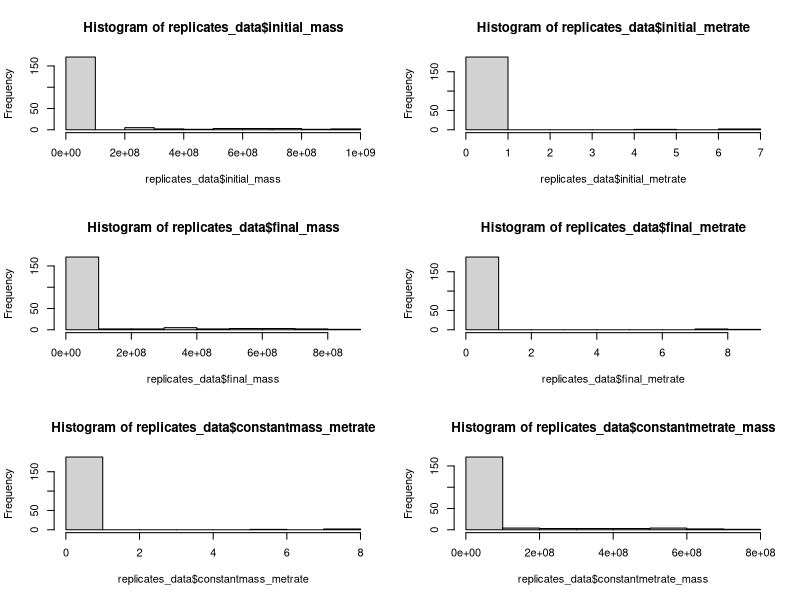
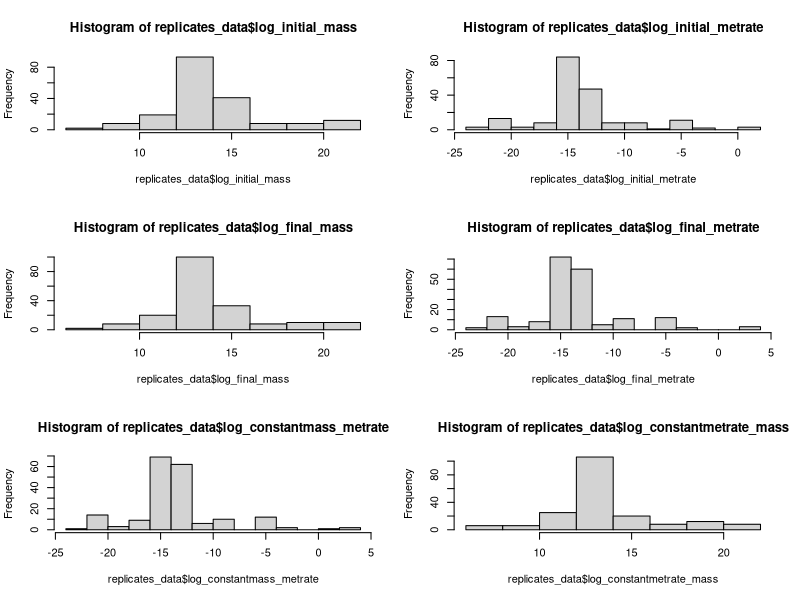
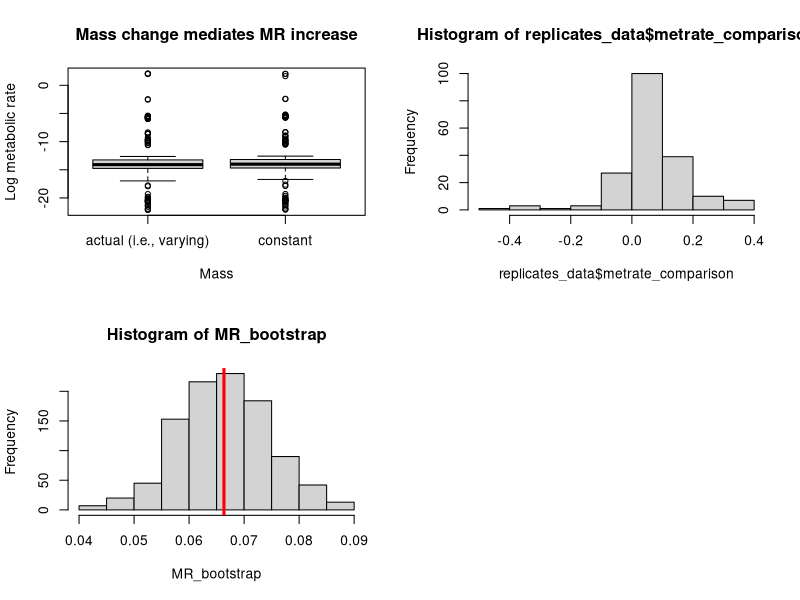
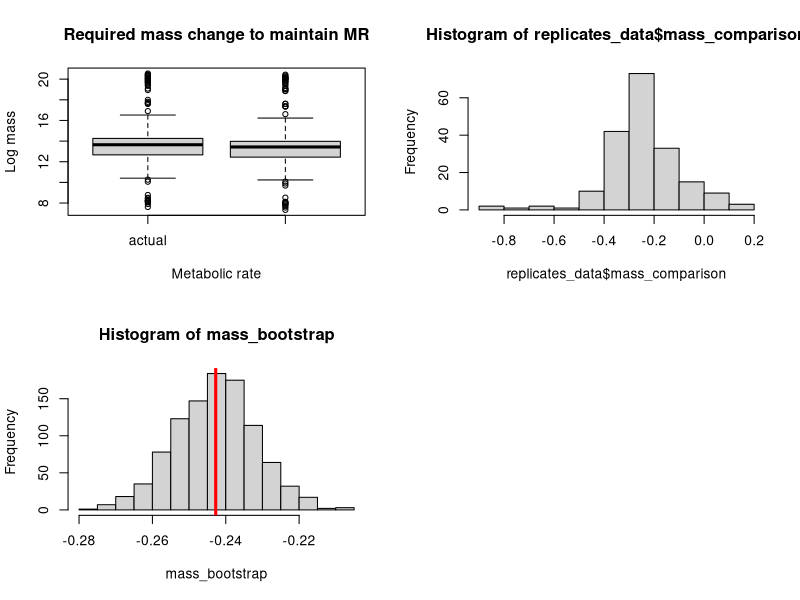
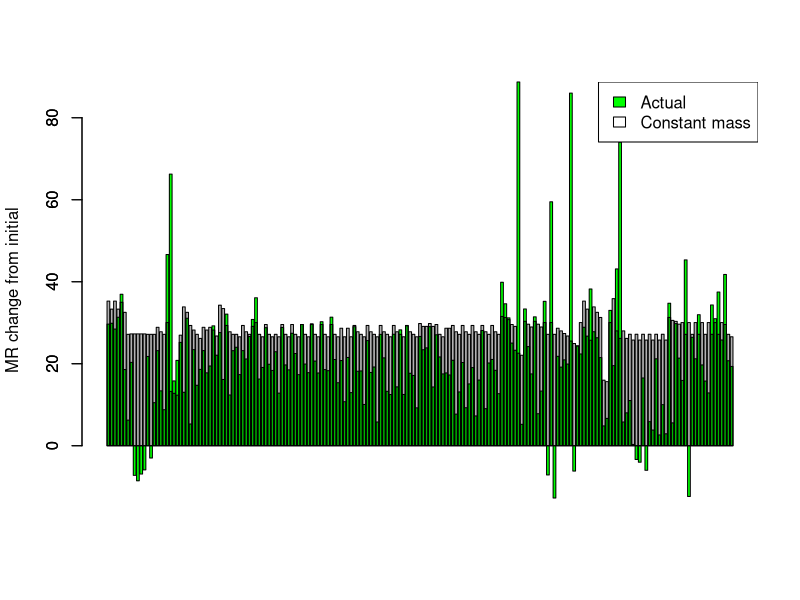
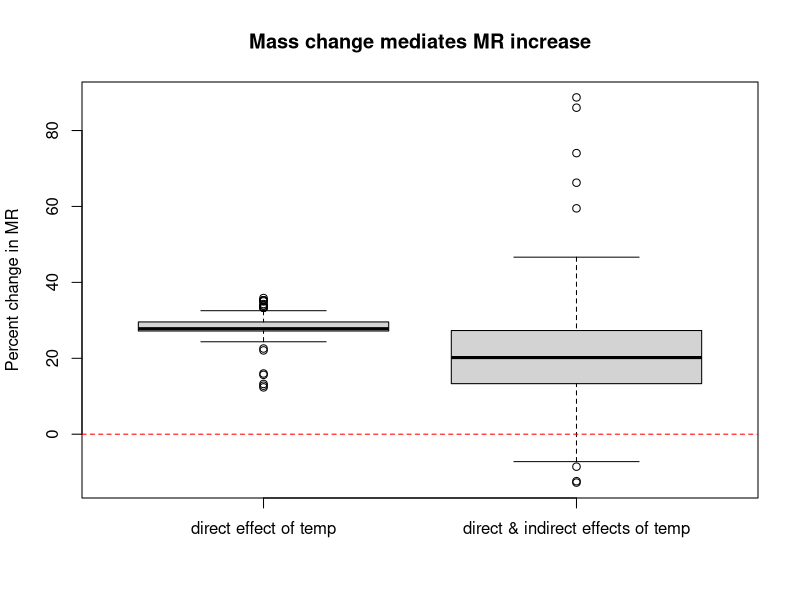
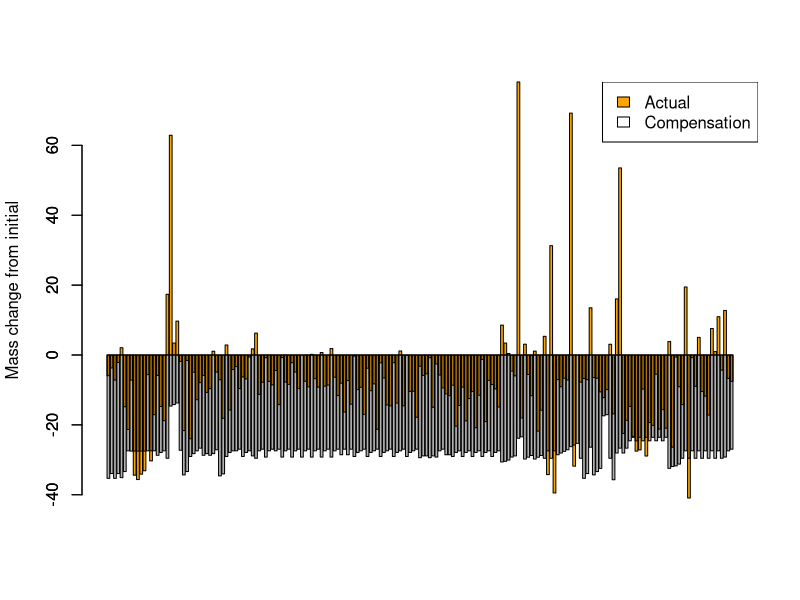
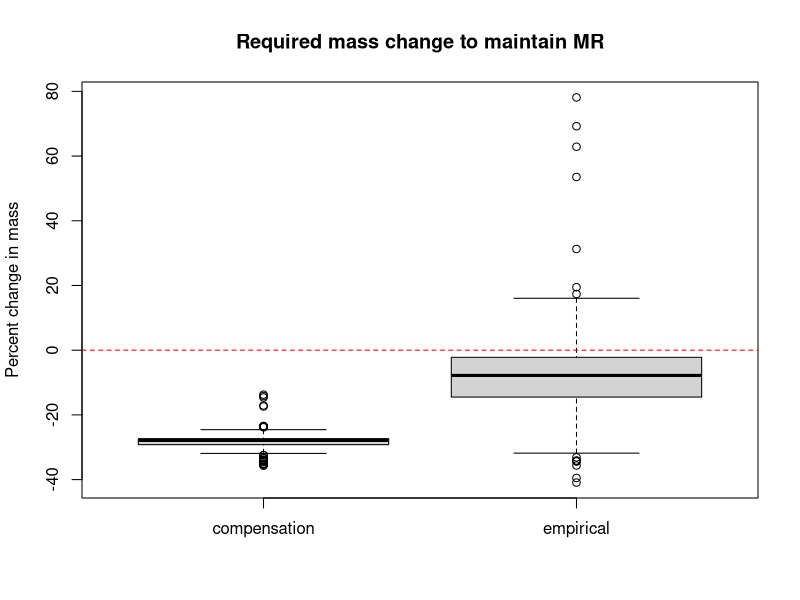

The R script that drew these images, in order: (Note: this script raises an error after producing the figures.)
# Read in clean data
replicates_data = read.csv("clean_data_MTEecto.csv")

#--------------------NORMALITY OF MASS & MR VALUES-------------------------

# Look at distributions of all mass and metabolic rate values
par(mfrow = c(3, 2))
hist(replicates_data$initial_mass)
hist(replicates_data$initial_metrate)
hist(replicates_data$final_mass)
hist(replicates_data$final_metrate)
hist(replicates_data$constantmass_metrate)
hist(replicates_data$constantmetrate_mass)

# Generate list of normality test p-values for all mass and MR values
IM_norm = shapiro.test(replicates_data$initial_mass)
IMR_norm = shapiro.test(replicates_data$initial_metrate)
FM_norm = shapiro.test(replicates_data$final_mass)
FMR_norm = shapiro.test(replicates_data$final_metrate)
CMR_norm = shapiro.test(replicates_data$constantmass_metrate)
CM_norm = shapiro.test(replicates_data$constantmetrate_mass)

non_trans = c(IM_norm$p.value, IMR_norm$p.value, FM_norm$p.value, FMR_norm$p.value, CMR_norm$p.value, CM_norm$p.value)

#-----------------NORMALITY OF TRANSFORMED MASS & MR VALUES--------------------

# Log transform all metabolic rate & mass values
replicates_data$log_initial_mass = log(replicates_data$initial_mass)
replicates_data$log_initial_metrate = log(replicates_data$initial_metrate)
replicates_data$log_final_mass = log(replicates_data$final_mass)
replicates_data$log_final_metrate = log(replicates_data$final_metrate)
replicates_data$log_constantmass_metrate = log(replicates_data$constantmass_metrate)
replicates_data$log_constantmetrate_mass = log(replicates_data$constantmetrate_mass)

# Histograms of transformed values
par(mfrow = c(3, 2))
hist(replicates_data$log_initial_mass)
hist(replicates_data$log_initial_metrate)
hist(replicates_data$log_final_mass)
hist(replicates_data$log_final_metrate)
hist(replicates_data$log_constantmass_metrate)
hist(replicates_data$log_constantmetrate_mass)

# Add log transformed values to normality test p-values list
LIM_norm = shapiro.test(replicates_data$log_initial_mass)
LIMR_norm = shapiro.test(replicates_data$log_initial_metrate)
LFM_norm = shapiro.test(replicates_data$log_final_mass)
LFMR_norm = shapiro.test(replicates_data$log_final_metrate)
LCMR_norm = shapiro.test(replicates_data$log_constantmass_metrate)
LCM_norm = shapiro.test(replicates_data$log_constantmetrate_mass)

trans = c(LIM_norm$p.value, LIM_norm$p.value, LFM_norm$p.value, LFMR_norm$p.value, LCMR_norm$p.value, LCM_norm$p.value)
norm_pvalues = data.frame(non_trans, trans)

#------------------DIFFERENCES IN TRANSFORMED FINAL & CONSTANT VALUES--------------

par(mfrow = c(2, 2))
# Comparison of final and constant mass transformed metabolic rates
# Positive values mean MR is greater when mass does not vary
# Bootstrap gets distribution of average log difference to check that value
t.test(replicates_data$log_final_metrate, replicates_data$log_constantmass_metrate, paired = TRUE)
boxplot(replicates_data$log_final_metrate, replicates_data$log_constantmass_metrate, main = "Mass change mediates MR increase", xlab = "Mass", ylab = "Log metabolic rate", names = c("actual (i.e., varying)", "constant"))
replicates_data$metrate_comparison = replicates_data$log_constantmass_metrate - replicates_data$log_final_metrate
mean(replicates_data$metrate_comparison)
hist(replicates_data$metrate_comparison)
MR_bootstrap = replicate(1000, {
  boot_rows = sample.int(nrow(replicates_data), replace = TRUE)
  boot_dataset = replicates_data[boot_rows, ]
  mean(log(boot_dataset$constantmass_metrate) - log(boot_dataset$final_metrate))
}
)
hist(MR_bootstrap)
abline(v = mean(replicates_data$metrate_comparison), lwd = 3, col = "red")

par(mfrow = c(2, 2))
# Comparison of final and constant MR transformed masses
# Negative values mean mass would have to be much smaller for MR to be maintained
# Bootstrap gets distribution of average log difference to check that value
t.test(replicates_data$log_final_mass, replicates_data$log_constantmetrate_mass, paired = TRUE)
boxplot(replicates_data$log_final_mass, replicates_data$log_constantmetrate_mass, main = "Required mass change to maintain MR", xlab = "Metabolic rate", ylab = "Log mass", names = c("actual", "constant (i.e., compensation mass)"))
replicates_data$mass_comparison = replicates_data$log_constantmetrate_mass - replicates_data$log_final_mass
mean(replicates_data$mass_comparison)
hist(replicates_data$mass_comparison)
mass_bootstrap = replicate(1000, {
  boot_rows = sample.int(nrow(replicates_data), replace = TRUE)
  boot_dataset = replicates_data[boot_rows, ]
  mean(log(boot_dataset$constantmetrate_mass) - log(boot_dataset$final_mass))
  }
)
hist(mass_bootstrap)
abline(v = mean(replicates_data$mass_comparison), lwd = 3, col = "red")

#-----------PERCENT DIFFERENCES OF MASS & MR VALUES TO INCLUDE INITIAL----------

# Percent differences for metabolic rates
# 1: initial to final (empirical), expect increase
# 2: initial to constant mass (theoretical), expect increase
# 3: final to constant mass, expect increase
replicates_data$PD_1 = ((replicates_data$final_metrate / replicates_data$initial_metrate) - 1) * 100
replicates_data$PD_2 = ((replicates_data$constantmass_metrate / replicates_data$initial_metrate) - 1) * 100
replicates_data$PD_3 = ((replicates_data$constantmass_metrate / replicates_data$final_metrate) - 1) * 100

# Percent differences for masses
# 4: initial to final (empirical), expect decrease
# 5: initial to constant metabolic rate (theoretical), expect decrease
# 6: final to constant metabolic rate, expect decrease
replicates_data$PD_4 = ((replicates_data$final_mass / replicates_data$initial_mass) - 1) * 100
replicates_data$PD_5 = ((replicates_data$constantmetrate_mass / replicates_data$initial_mass) - 1) * 100
replicates_data$PD_6 = ((replicates_data$constantmetrate_mass / replicates_data$final_mass) - 1) * 100

# Metabolic rate PD comparison for each observationn
par(mfrow = c(1, 1))
barplot(replicates_data$PD_1, col = "green", ylab = "MR change from initial")
barplot(replicates_data$PD_2, col = rgb(0, 0, 0, alpha = 0.3), add = TRUE)
legend("topright", c("Actual", "Constant mass"), fill = c("green", "white"))

# Metabolic rate PD comparison for actual and constant mass conditions
boxplot(replicates_data$PD_2, replicates_data$PD_1, main = "Mass change mediates MR increase", ylab = "Percent change in MR", names = c("direct effect of temp", "direct & indirect effects of temp"))
abline(h = 0, col = "red", lty = 2)

# Mass PD comparison for each observationn
barplot(replicates_data$PD_4, col = "orange", ylab = "Mass change from initial")
barplot(replicates_data$PD_5, col = rgb(0, 0, 0, alpha = 0.3), add = TRUE)
legend("topright", c("Actual", "Compensation"), fill = c("orange", "white"))

# Mass PD comparison for actual and constant metabolic rate conditions
boxplot(replicates_data$PD_5, replicates_data$PD_4, main = "Required mass change to maintain MR", ylab = "Percent change in mass", names = c("compensation", "empirical"))
abline(h = 0, col = "red", lty = 2)

# ------------------Mixed model----------

library(lme4)

# LMM including all fixed and random effects of interest
LMM = lmer(mass_comparison ~ initial_temp + initial_mass_grams + Class + (1 | species) + (1 | studyID), data = replicates_data)
summary(LMM)

# # From meeting with Dave
# replicates_data$releveled_class = relevel(factor(replicates_data$Class), "Insecta")
# replicates_data$paper_id = gsub("[A-Z]$", "", as.character(replicates_data$studyID))
# summary(lmer(mass_comparison ~ (1|studyID), data = replicates_data))
# summary(lmer(mass_comparison ~ (1|species), data = replicates_data))
# summary(lmer(mass_comparison ~ releveled_class + (1|species), data = replicates_data))
# summary(lmer(mass_comparison ~ releveled_class + (1|species) + (1|paper_id), data = replicates_data))
# # Don't publish based on these numbers
# round(ranef(lmer(mass_comparison ~ releveled_class + (1|species), data = replicates_data))[[1]], 3)

#---------------------SPECIES VALUES------------------------

# Create species dataset
# This code is way awful
library(dplyr)

# Get columns for averages
species_data = replicates_data %>%
  group_by(species) %>%
  #summarise(count = n())
  summarise_each(funs(mean), initial_mass, final_mass, initial_metrate, final_metrate, 
                 constantmass_metrate, constantmetrate_mass, PD_1, PD_2, PD_3, PD_4, PD_5, PD_6) 

# Add in species occurrence values
occurrences = replicates_data %>%
  group_by(species) %>%
  summarise(count = n())

species_data$occurrences = occurrences$count

# Add log transformed values to species dataset
species_data$log_initial_mass = log(species_data$initial_mass)
species_data$log_initial_metrate = log(species_data$initial_metrate)
species_data$log_final_mass = log(species_data$final_mass)
species_data$log_final_metrate = log(species_data$final_metrate)
species_data$log_constantmass_metrate = log(species_data$constantmass_metrate)
species_data$log_constantmetrate_mass = log(species_data$constantmetrate_mass)

#---------------------CLASS VALUES------------------------

# Get columns for averages
classes_data = replicates_data %>%
  group_by(Class) %>%
  #summarise(count = n())
  summarise_each(funs(mean), initial_mass, final_mass, initial_metrate, final_metrate, 
                 constantmass_metrate, constantmetrate_mass, PD_1, PD_2, PD_3, PD_4, PD_5, PD_6) 

# Add in class occurrence values
occurrences = replicates_data %>%
  group_by(Class) %>%
  summarise(count = n())

classes_data$occurrences = occurrences$count

# Plot percent differences by class averages
boxplot(classes_data$PD_2, classes_data$PD_1, main = "Mass change mediates MR increase", ylab = "Percent change in MR", names = c("direct effect of temp", "direct & indirect effects of temp"), ylim = c(0, 40))
abline(h = 0, col = "red", lty = 2)

boxplot(classes_data$PD_5, classes_data$PD_4, main = "Required mass change to maintain MR", ylab = "Percent change in mass", names = c("compensation", "empirical"))
abline(h = 0, col = "red", lty = 2)

# Plot percent differences of each pair by class
by_class = group_by(replicates_data, Class)
boxplot(by_class$PD_2, by_class$PD_1)
#testing_sum = summarise(by_class)
#boxplot(testing_sum$PD_2, testing_sum$PD_1)

boxplot(replicates_data$PD_2, replicates_data$PD_1, main = "Mass change mediates MR increase", ylab = "Percent change in MR", names = c("direct effect of temp", "direct & indirect effects of temp"))
abline(h = 0, col = "red", lty = 2)
